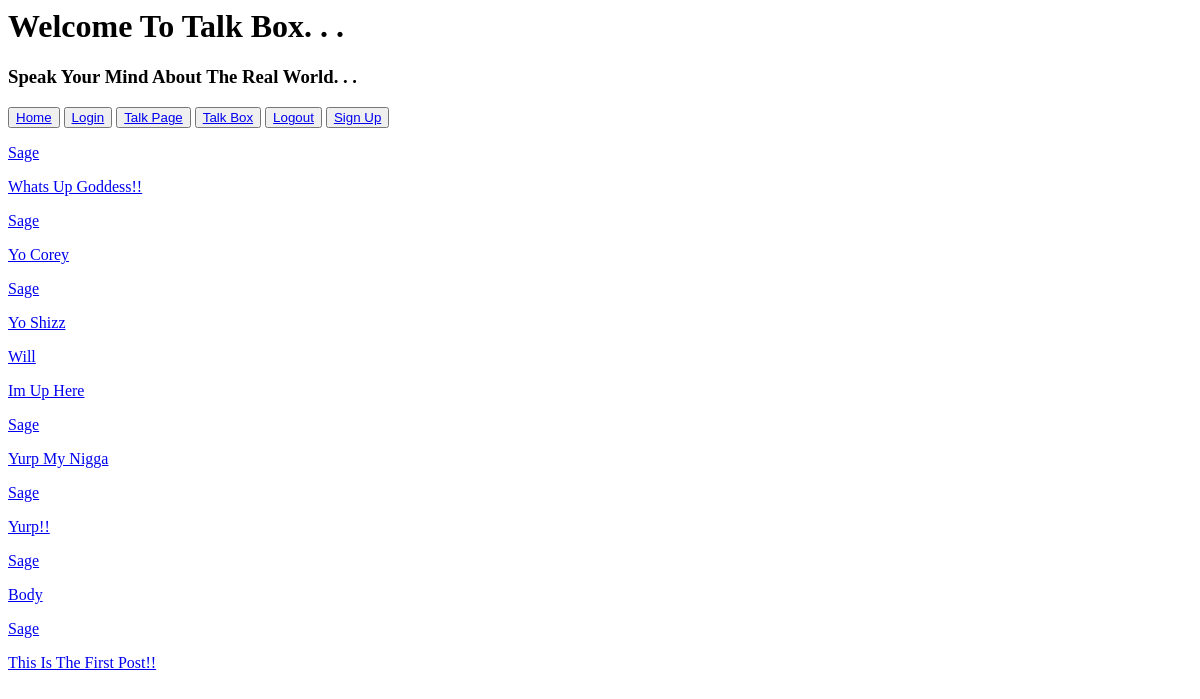
Before: / (signed in) with the older database file.
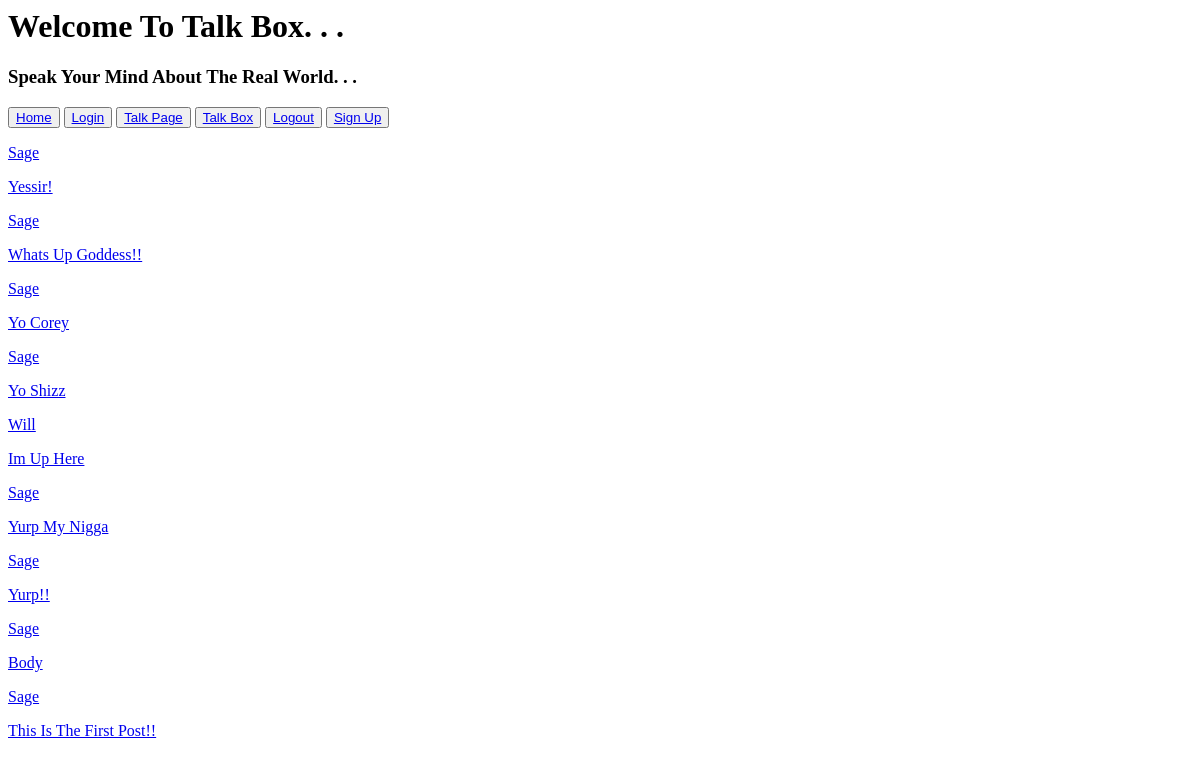
After: the same page with the newer database file.
### posts/models.py (models this page shows)
class TalkTalk(models.Model):
    body = models.TextField(max_length=300)
    talk_stated = models.DateTimeField(default=timezone.now)
    spokesmen = models.ForeignKey(NuTalker, on_delete=models.CASCADE)

### nu_talker/models.py (models this page shows)
class NuTalker(AbstractUser):
    name = models.CharField(max_length=150)
    age = models.IntegerField(null=True)
    hometown = models.CharField(max_length=150)
    connection = models.ManyToManyField("self", symmetrical=False)
    bio = models.TextField(null=True)

### nu_talker/views.py (the view)
# urls.py: path('', nu_view.index, name="Homepage"),
@login_required
def index(request):
    connection_list = []
    all_posts = TalkTalk.objects.all()
    for post in all_posts:
        if post.spokesmen in request.user.connection.all() or post.spokesmen == request.user:
            connection_list.append(post)
    connection_list.sort(key=lambda x: x.talk_stated, reverse=True)
    return render(request, "index.html", {"all_post": all_posts, "connection_list": connection_list})
    return render(request, "index.html", {"all_posts":all_posts})

### templates/index.html
<h1>Welcome To Talk Box. . .</h1>
<h3>Speak Your Mind About The Real World. . .</h3>
<button><a href="/">Home</a></button>
<button><a href="/login/">Login</a></button>
<button><a href="/talker_page/{{request.user.id}}/">Talk Page</a></button>
<button><a href="/new_post/">Talk Box</a></button>
<button><a href="/logout/">Logout</a></button>
<button><a href="/signup/">Sign Up</a></button>
{% for statement in connection_list %}
<p><a href="/talker_page/{{statement.spokesmen.id}}/">{{statement.spokesmen}}</a></p>
<p><a href="/posts/{{statement.id}}/">{{statement.body}}</a></p>
{% endfor %}

Changed rows visible on the page:
added TalkTalk: spokesmen "Sage", body "Yessir!"
